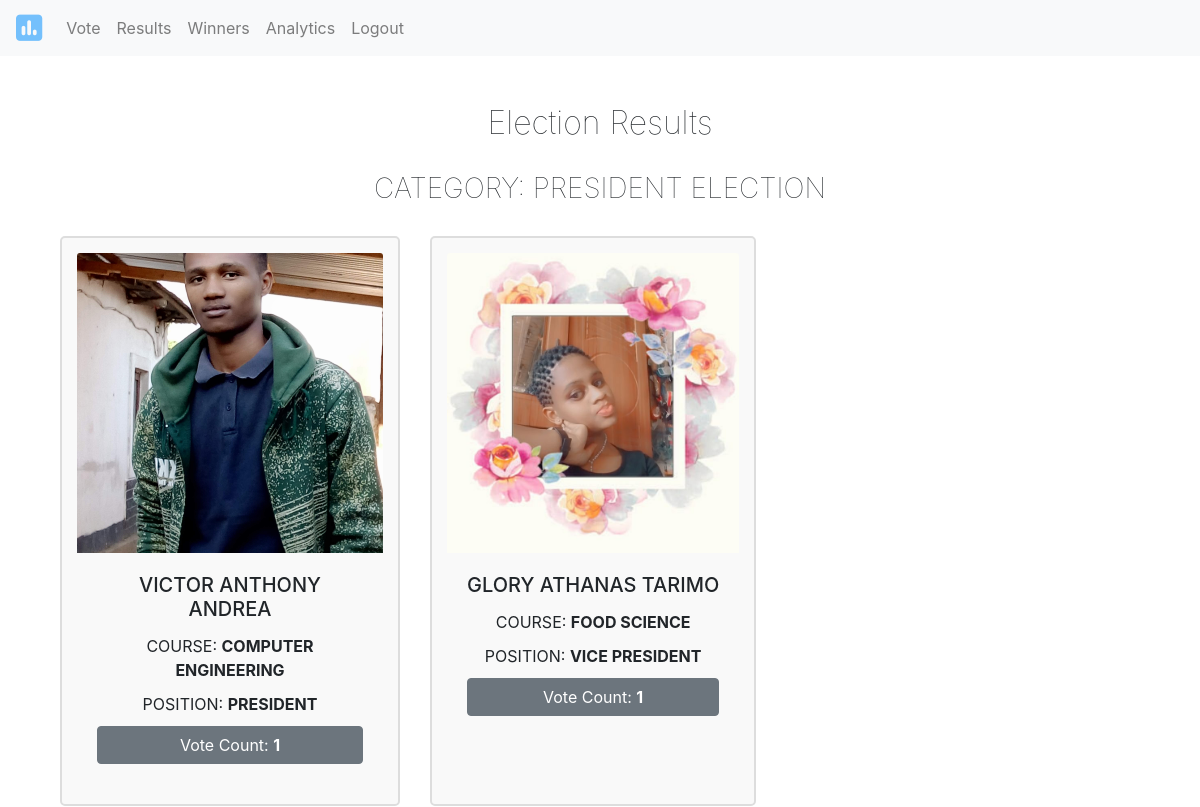
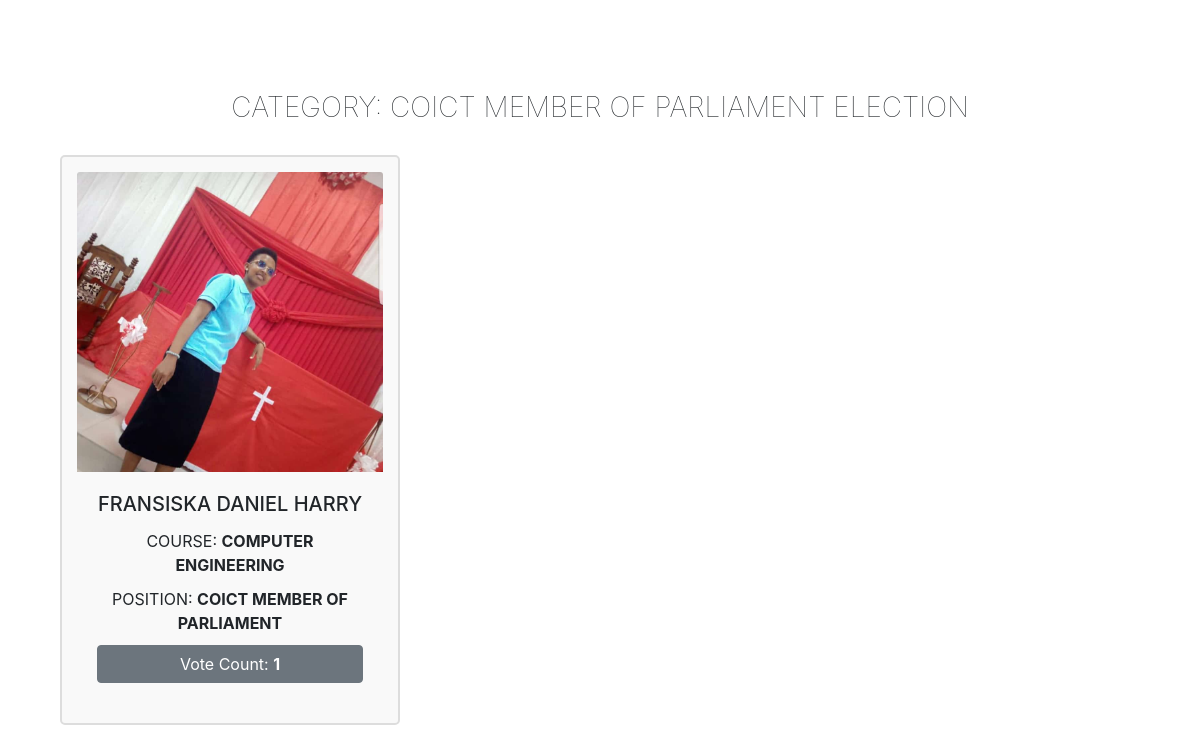
Page /election-results/ (signed in) on the earlier database version (2 pictures, top to bottom).
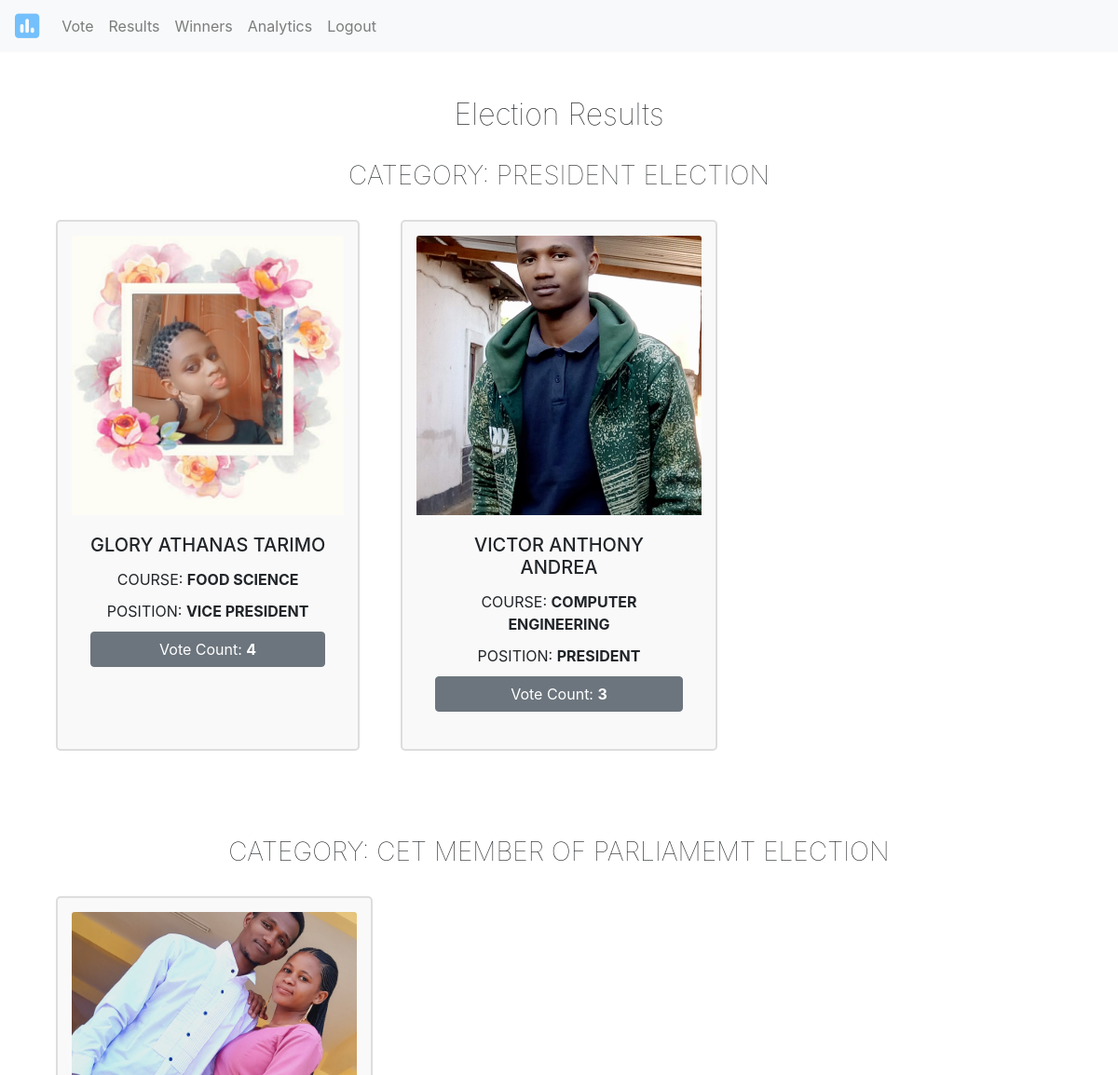
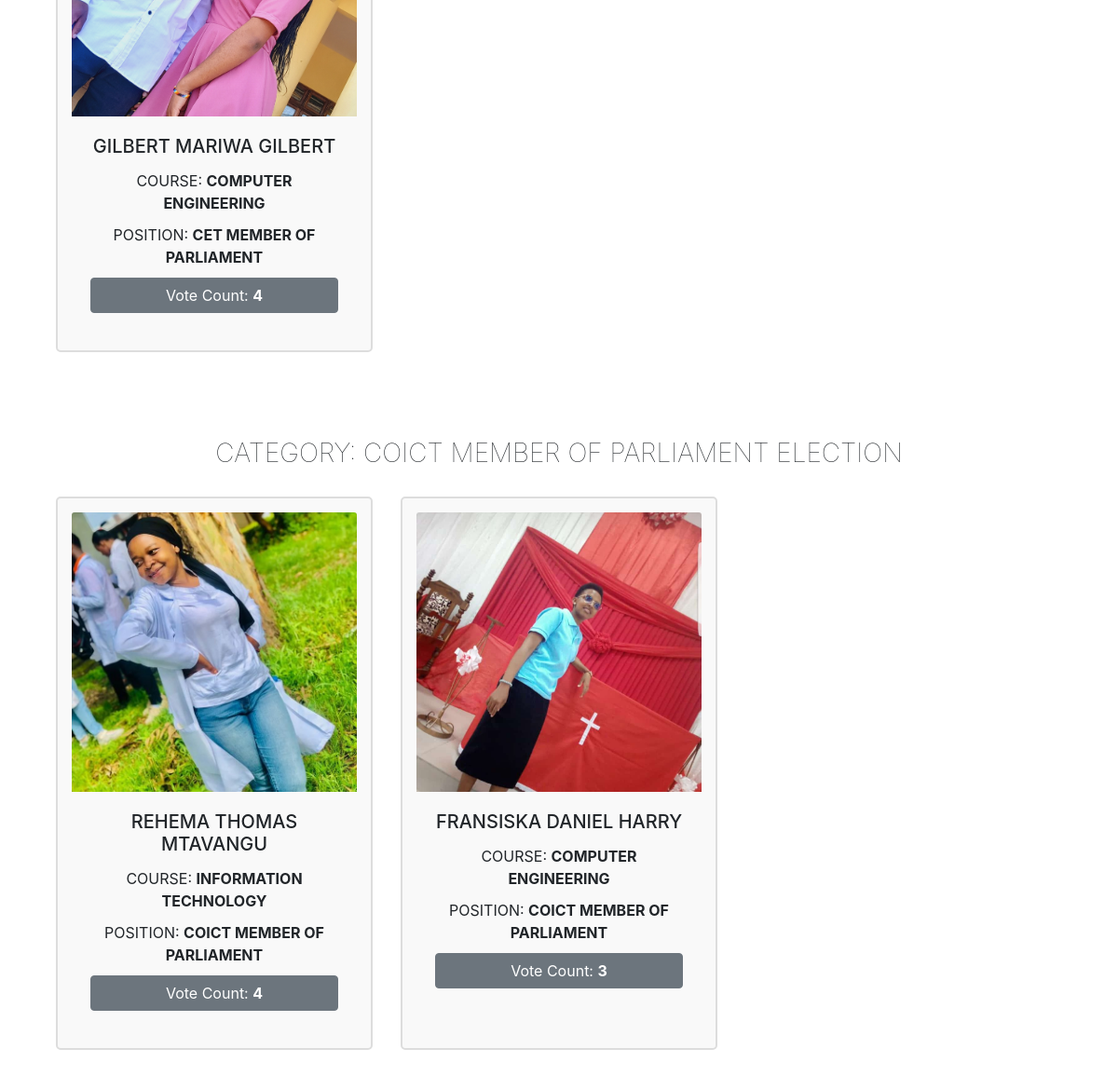
Same page on the later database version (2 pictures, top to bottom).
### election/models.py (models this page shows, shortened)
class Category(models.Model):
    category_name = models.CharField(max_length=100, unique=True)
    voting_start_time = models.DateTimeField(null=True, blank=True)
    voting_end_time = models.DateTimeField(null=True, blank=True)

class Candidate(models.Model):
    first_name = models.CharField(max_length=100, blank=False)
    middle_name = models.CharField(max_length=100, blank=True)
    last_name = models.CharField(max_length=100, blank=False)
    image = models.ImageField(upload_to='candidates/')
    course = models.CharField(max_length=100)
    level_of_study = models.CharField(max_length=100)
    year_of_study = models.CharField(max_length=50)
    position = models.CharField(max_length=100)
    category = models.ForeignKey(Category, on_delete=models.CASCADE, default=1)

### election/views.py (the view)
# urls.py: path('election-results/', election_results_view, name='election_results'),
@login_required
def election_results_view(request):
    tanzania_tz = pytz_timezone('Africa/Dar_es_Salaam')
    categories_with_candidates = Category.objects.filter(candidate__isnull=False).distinct()
    current_time = timezone.now().astimezone(tanzania_tz)
    for category in categories_with_candidates:
        candidates = category.candidate_set.annotate(vote_count=Count('vote')).order_by('-vote_count')
        category.candidates_with_votes = candidates
    return render(request, 'electionresults.html', {'categories': categories_with_candidates})

### election/templates/electionresults.html (shortened to what this page needs)
{% extends "base.html" %}
{% block content %}
<div class="container mt-5">
    <h2 class="text-center h1tag">Election Results</h2>
    {% for category in categories %}
        <div class="text-center mb-5">
            <h3 class="h1tag">CATEGORY: {{ category.category_name }} ELECTION</h3>
            <div class="row">
                {% for candidate in category.candidates_with_votes %}
                    <div class="col-md-4 mb-4 d-flex align-items-stretch">
                        <div class="result-card">
                            <img src="{{ candidate.image.url }}" class="card-img-top" alt="Candidate Image">
                            <div class="card-body text-center">
                                <h5>{{ candidate.first_name|upper }} {{ candidate.middle_name|upper }} {{ candidate.last_name|upper }}</h5>
                                <p>COURSE: <b>{{ candidate.course|upper }}</b></p>
                                <p>POSITION: <b>{{ candidate.position|upper }}</b></p>
                                <p class="btn btn-secondary">Vote Count: <b>{{ candidate.vote_count }}</b></p>
                            </div>
                        </div>
                    </div>
                {% endfor %}
            </div>
        </div>
    {% endfor %}
</div>
{% endblock %}

Differences in the rows shown:
shown differently, row unchanged: Candidate "GLORY": vote_count "1" → "4"; moves up the list
computed for Candidate "VICTOR": vote_count "1" → "3"
now on this page (row unchanged): Category: category_name "CET MEMBER OF PARLIAMEMT"
added Candidate: image (picture), first_name "GILBERT", middle_name "MARIWA", last_name "GILBERT", course "COMPUTER ENGINEERING", position "CET MEMBER OF PARLIAMENT", vote_count "4", shown under "CET MEMBER OF PARLIAMEMT"
added Candidate: image (picture), first_name "REHEMA", middle_name "THOMAS", last_name "MTAVANGU", course "INFORMATION TECHNOLOGY", position "COICT MEMBER OF PARLIAMENT", vote_count "4", shown under Category "COICT MEMBER OF PARLIAMENT"
computed for Candidate "FRANSISKA": vote_count "1" → "3"
